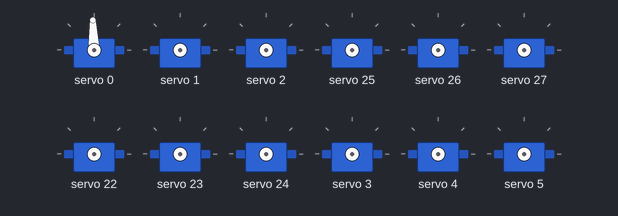
Simulated run of this sketch. Board: Arduino Uno, built with avr-gcc and run on an emulated ATmega328P. On the bench: 12 × servo.

Above: at 0.05 s.
At 0.4 s:
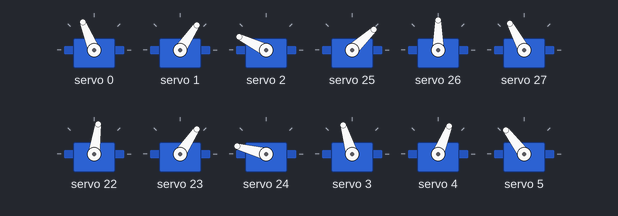
At 0.6 s:
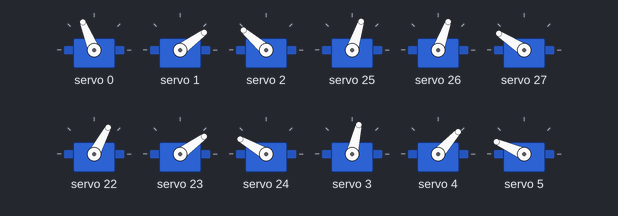
At 1.15 s:
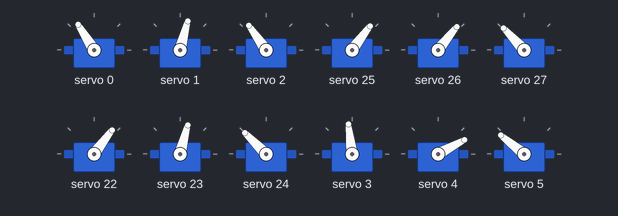
Timing chart, 0 to 3.0 s (numbered marks = the images above):
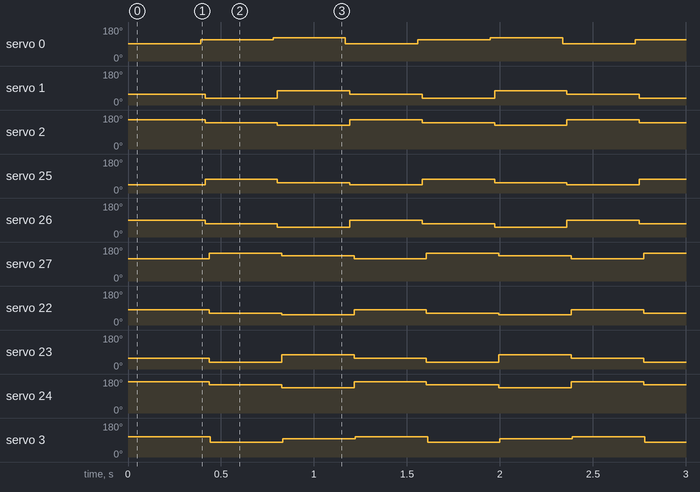

Measured:
- by itself, servo 0: repeats every 1.2 s: 122° 0.39 s, 92° 0.39 s, 112° 0.39 s
- by itself, servo 1, servo 23: repeats every 1.2 s: 75° 0.39 s, 56° 0.39 s, 36° 0.39 s
- by itself, servo 2: repeats every 1.2 s: 125° 0.39 s, 154° 0.39 s, 139° 0.39 s
- by itself, servo 25: repeats every 1.2 s: 53° 0.39 s, 43° 0.39 s, 72° 0.39 s
- by itself, servo 26: repeats every 1.2 s: 51° 0.39 s, 90° 0.39 s, 70° 0.39 s
- by itself, servo 27: repeats every 1.2 s: 133° 0.39 s, 118° 0.39 s, 147° 0.39 s
- by itself, servo 22: repeats every 1.2 s: 53° 0.39 s, 82° 0.39 s, 62° 0.39 s
- by itself, servo 24: repeats every 1.2 s: 135° 0.39 s, 165° 0.39 s, 150° 0.39 s

The sketch:

MostrarProsFrances1.ino
```cpp
/*
	Samuel, tive outra epifania quando caminhava em direção ao centro: eu escrevi varias vezes SetMotor hoje
	e agora eu vejo que escrevi isso milhares de vezes durante todo o código e isso me deixa incomodado.
	Uma das coisas que aprendi recentemente para o projeto do LIKI com o Richer, especificamente durante um
	curso online gratuito de JavaScript, é o conceito DRY — Don't Reapet Yourself — que é resumidamente:
	"Se você pode criar uma função e chama-la, então por que você esta escrevendo a porra da mesma linha um
	milhão de vezes só mudando um valor?", só que mais educado.

	Então eu fiz alterações no código. E eu realmente espero que eu tenha ajudado a tornar o nosso código mais
	claro e eficiente. Segue as mudanças:
	- Coloquei todos os comandos de Serial.println em comentário e adicionei mais alguns para caso precisemos de debug
	- Adicionei mais comentarios para explicar o código, mais por ser uma boa pratica do que para nos guiar, pois nós o escrevemos, logo...
	- Criei uma nova função para agrupar o conjunto de três SetMotor que cada pata exige, mais por que tive preguiça de pensar como alterar
	a função SetMotor para que funciona-se direto com três motores e por que acho que é util ter uma função que mexa apenas um motor caso a
	genre queira testar algo mais tarde
	- Alterei o nome do SetPata para SetPos pois usei o nome SetPata para a função que eu citei acima. Agora SetPos pegar uma pata e a faz
	ficar na posição escolhida... exatamente como ela fazia antes, mas agora de uma forma melhor.
	- Alterei o agora chamado SetPos para aceitar uma string como parametro, assim não precisamos de todos aqueles #defines.
	- Também adiconei ao SetPos um parametro opcional que torna toda aquela função que a gente criou quarta-feira irrelevante, pois agora se
	pode usar o SetPos em conjunto com alguns if's diretamente dentro da função Frente
	- Tá, a função que fizemos na quarta não é totalmente inutil, mas ela é apenas uma auxiliar que faz a função Frente funcionar
	- Pelas nossas considerações do final da quarta-feira, de que as patas centrais tinham que ficar mais proximas das extremidades, eu iniciei
	a segunda parte do código que não terminamos, a que se refere ao movimento das patas centrais
	- Me pergunto por que a posição das patas centrais difere em todos os motores e não só o motor 0 em comparação com as patas das extremidades.
	Precisamos rever se isso está certo.
	- Criei uma função Guardar e uma função EmPe que são auto explicativas.
	- Se minha ideia de usar strings como parametro funcionar, temos que rever o nome das posições para nos ajudar a tornar o codigo mais claro.
*/
#include <Wire.h>
#include <Adafruit_PWMServoDriver.h>

Adafruit_PWMServoDriver Dir = Adafruit_PWMServoDriver(0x40);	//Placa PWM que controla as patas de 0 a 3
Adafruit_PWMServoDriver Esq = Adafruit_PWMServoDriver(0x41);	//Placa PWM que controla as patas de 4 a 7

void setup() {
  Serial.begin(9600);

  Dir.begin();
  Esq.begin();

  Dir.setPWMFreq(60);  // Analog servos run at ~60 Hz updates
  Esq.setPWMFreq(60);
}

//Vetor com o ajuste de offset de cada motor
int Erro[24] = { -3,   0, -55,  //Pata 0
                 -18, -8, -53,   //Pata 1
                 -27,  8, -53,   //Pata 2
                 -20, -3, -60,   //Pata 3
                 -17,  7, -57,   //Pata 4
                 -19,  2, -55,   //Pata 5
                 -13,  0, -44,   //Pata 6
                 -23, 15, -62    //Pata 7
               };

//Função que altera a posição de um motor. Faz a conversão de angulo para largura de pulso e etc...
void SetMotor (int Motor, float Ang, float T) {
  Ang = ((Ang + Erro[Motor]) * 2.5) + 150;  //Converte Angulo em Largura de Pulso

  //Serial.println(Ang);		//Para Debug

  if (Motor < 12)	//Testa qual das placas de PWM o motor se localiza
    Dir.setPWM(Motor, 0, Ang);
  else
    Esq.setPWM(Motor - 12, 0, Ang);

  delay(T);		//Como essa função é chamada repetidas vezes, esse delay garante que um motor não vai ser acionado diretamente após o termino do outro
  //Serve para evitar picos desnecessarios de corrente
}

//Função que comanda todos os três motores de uma pata
void SetPata (int Pata, float Motor0, float Motor1, float Motor2, float T) {
  SetMotor(0 + (Pata * 3), Motor0, T);
  SetMotor(1 + (Pata * 3), Motor1, T);
  SetMotor(2 + (Pata * 3), Motor2, T);

  //Para debug. Na verdade não sei se println funciona assim:
  //Serial.println("Pata: " + Pata + " Motor Interno: " + Motor0 + " Motor Intermediario: " + Motor1 + " Motor Externo: " + Motor2);
}

//Função que altera a posição de uma pata
void SetPos (int Pata, char  Pos, float T, float Ajuste = 0) {	//Se Ajuste = 0 então nenhum ajuste é feito
  switch (Pos) {
    //Posições Universais — todas as patas
    case '0'/*Encolhida*/:  SetPata(Pata, 90, 18, 210, T);	break;
    case '1'/*Esticada*/:   SetPata(Pata, 90, 90, 90, T);	break;
    case 'D':	//Para uma volta completa
    case 'A':	SetPata(Pata, 90, 50, 205, T);	break;	//Antiga EmPe
    case 'E':
    case 'B':	SetPata(Pata, 90 + (Ajuste * 20), 30, 190, T);	break;	//Antiga Intermediaria
    case 'C':	SetPata(Pata, 90 + (Ajuste * 30), 70, 175, T);	break;	//Antiga TesteCaminha
    //default:	Serial.print("Posição não encontrada ");	//E é print e não println para poder concatenar com o Serial.println abaixo
  }
  //Serial.println("Posição " + Pos);
}

//Função que faz a aranha andar para frente
void Frente(float T) {
  int A;
  for (int Pos = 0; Pos <= 2; Pos++){ //Para passar por todos os três estados que compõe um movimento completo
   // for (int Pata = 0; Pata < 2; Pata+=2)	 //Para passar por todas as patas em ordem
      SetPos(0, 'A' + Pos, T, 1);
      SetPos(7, 'C' + Pos, T, -1);

      SetPos(6, 'A' + Pos, T, -1);
      SetPos(1, 'C' + Pos, T, 1);

      SetPos(3, 'C' + Pos, T, 1);
      SetPos(4, 'A' + Pos, T, -1);

      SetPos(5, 'C' + Pos, T, -1);
      SetPos(2, 'A' + Pos, T, 1);
      delay(T*50);
      }
}

void Guardar() {
  for (int i = 0; i < 8; i++)
    SetPos(i, '0', 5);
}

void Levantar() {
  for (int i = 0; i < 8; i++)
    SetPos(i, 'A', 5);
}

const int Tempo = 5;

void loop() {
//	Frente(Tempo);
//        Levantar();
//        delay(1000);
        Frente(Tempo);
//  for (int i = 65; i < 140; i++){
//    SetPata(7, 90, 90, i, Tempo);
//    delay(100);
//  }

  /*while (1){
  SetPos(0, EmPe, Tempo);
  SetPos(7, Intermediaria, Tempo);

  delay(500);

  SetPos(0, Intermediaria, Tempo);
  SetPos(7, TesteCaminha, Tempo);

  delay(500);

  SetPos(0, TesteCaminha, Tempo);
  SetPos(7, EmPe, Tempo);

  delay(500);
  }*/
}
```
